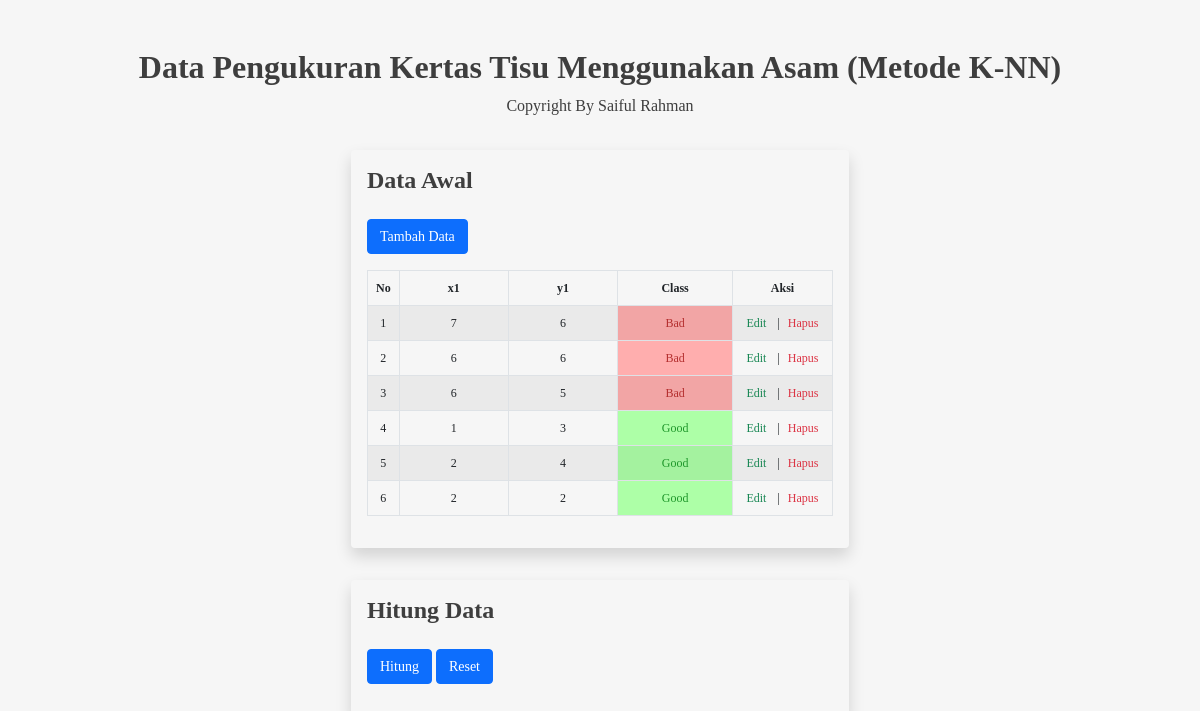
Before: / with the older database file.
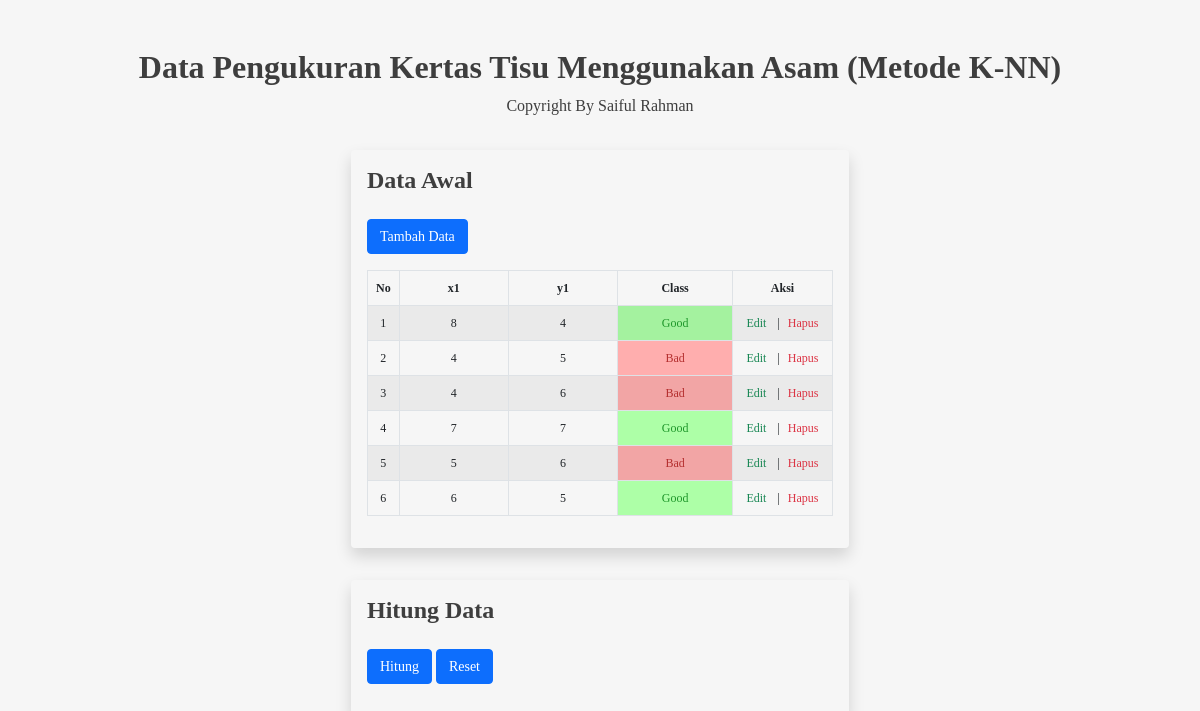
After: the same page with the newer database file.
### tables this page shows
CREATE TABLE `tb_data` (
  `id` int(5) NOT NULL,
  `x1` int(5) NOT NULL,
  `y1` int(5) NOT NULL,
  `class` enum('Good','Bad') NOT NULL,
  `hitung` double NOT NULL
);

### index.php (the view, shortened to what this page needs)
<?php require_once('assets/koneksi.php'); ?>
<!DOCTYPE html>
<html lang="en">
<head>
	<?php require('config/style.php'); ?>
</head>
<body>
	<div id="wrapper">
		<h2 class="text-center mt-5 fw-bolder">Data Pengukuran Kertas Tisu Menggunakan Asam (Metode K-NN)</h2>
		<p class="text-center">Copyright By Saiful Rahman</p>
		<div class="container">
			<div class="row d-flex justify-content-center">
			<div class="kiri col-6 mb-3">
				<div class="wrap table-responsive shadow rounded p-3 mt-3 mx-4">
					<h4 class="mb-4 fw-bolder">Data Awal</h4>
					<?php require('komponen/modal-tambah.php'); ?>
					<table class="table table-striped table-bordered responsive-utilities text-center">
						<thead>
							<tr>
								<th scope="col">No</th>
								<th scope="col" class="col-4">x1</th>
								<th scope="col" class="col-4">y1</th>
								<th scope="col" class="col-4">Class</th>
								<th scope="col" style="min-width: 100px !important;">Aksi</th>
							</tr>
						</thead>
						<tbody>
							<?php
							$query= "SELECT * FROM tb_data";
							$result=mysqli_query($db, $query);
							$i=1;
							foreach ($result as $data) { ?>
								<tr>
									<td><?php echo $i++?></td>
									<td><?php echo $data['x1']?></td>
									<td><?php echo $data['y1']?></td>
									<td <?php echo ($data['class']=="Good") ? "style='background-color: #ADFFA7; color: #20982C;'" : "style='background-color: #FFAEAE; color: #B53030'" ?>><?php echo $data['class']?></td>
									<td class="aksi">
										<a class="text-decoration-none text-success pe-2" data-bs-toggle="modal" data-target="#EditData<?php echo $data['id'] ?>" href="#EditData<?php echo $data['id'] ?>">Edit</a>
										|<a class="text-decoration-none text-danger ps-2" data-bs-toggle="modal" data-target="#HapusData<?php echo $data['id'] ?>" href="#HapusData<?php echo $data['id'] ?>">Hapus</a>
									</td>
								</tr>
							<?php } ?>
						</tbody>
					</table>
				</div>
			</div>
			<div class="kanan col-6 mb-3">
				<div class="wrap table-responsive shadow rounded p-3 mt-3 mx-4">
					<h4 class="mb-4 fw-bolder">Hitung Data</h4>
					<?php require('komponen/modal-data-test.php'); ?>
					<a class="btn btn-primary mb-3" style="font-size: 14px;" href="index.php">Reset</a>
		</div>
	</div>
</div>
</body>
</html>

### config/style.php
<link rel="stylesheet" href="assets/bootstrap/css/bootstrap.min.css">
<link rel="stylesheet" href="assets/css/style.css">

### komponen/modal-tambah.php (shortened to what this page needs)
<button type="button" class="btn btn-primary mb-3" data-bs-toggle="modal" data-bs-target="#TambahData" style="font-size: 14px;">
  Tambah Data
</button>

### komponen/modal-data-test.php (shortened to what this page needs)
<button type="button" class="btn btn-primary mb-3" data-bs-toggle="modal" data-bs-target="#HitungData" style="font-size: 14px;">
  Hitung
</button>

### assets/css/style.css (style rules this page uses)
body { font-family: "Tahoma"; color: #3E3E3E !important; background-color: #F6F6F6; }
table { font-size: 12px; }

Changed rows visible on the page:
changed tb_data (number 1 of 6 on the later page): x1 "7" → "8"; y1 "6" → "4"; class "Bad" → "Good"
changed tb_data (number 2 of 6 on the later page): x1 "6" → "4"; y1 "6" → "5"
changed tb_data (number 3 of 6 on the later page): x1 "6" → "4"; y1 "5" → "6"
changed tb_data (number 4 of 6 on the later page): x1 "1" → "7"; y1 "3" → "7"
changed tb_data (number 5 of 6 on the later page): x1 "2" → "5"; y1 "4" → "6"; class "Good" → "Bad"
changed tb_data (number 6 of 6 on the later page): x1 "2" → "6"; y1 "2" → "5"
